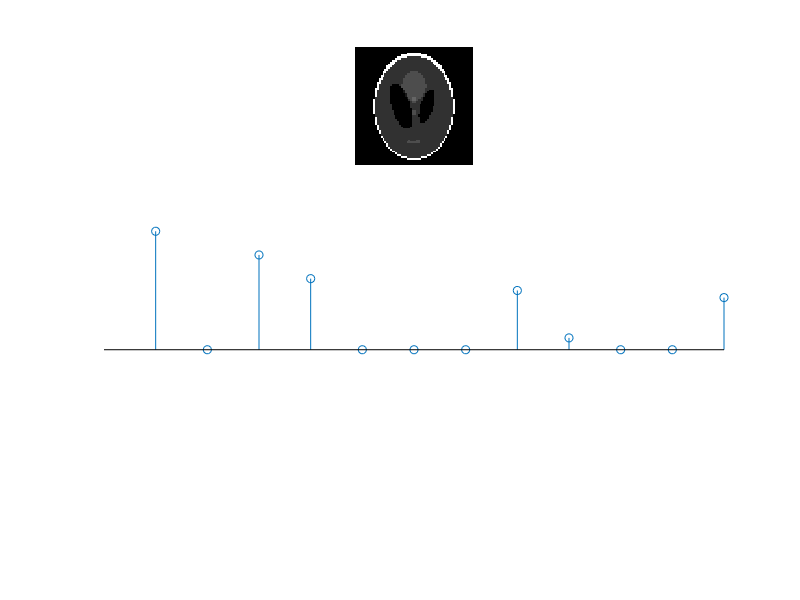

The MATLAB script that drew this image: (Note: this script raises an error after producing the figure.)
% phantom experiemnt Fluor imaging/unfolding 
% SPOT TOOLBOX 
addpath(genpath('/home/jschoormans/lood_storage/divi/Projects/cosart/Matlab_Collection/spot-master'))


%

%% model problem

rr = @(I) reshape(I,[64,64])

I=phantom(64);
figure(1); subplot(311); imshow(I);axis off;

Spectrum=[1,0,0.8,0.6,0, 0, 0,0.5,0.1 0 0 0.44]; 
% Spectrum=[1,0.2]; 

figure(1); subplot(312); stem(Spectrum);axis off;

A=opConvolve(64,64,Spectrum,[0 0],'cyclic') %cyclic/ truncated?
Ic=A*I(:);
figure(1); subplot(313);  imshow(rr(Ic)); axis off;


%% inverse im space
Ir=opInverse(A)*Ic(:);
figure(2); subplot(221); imshow(rr(Ir),[]); axis off; title('pseudo-inverse')

%% inverse; kspace

F=opDFT2(64,64,1);
K=F*A*I(:);
A2=F*A; 
A2I=opInverse(A2)

Klin=opInverse(A2)*K;
figure(2); subplot(222); imshow(rr(Klin),[]); axis off; title('inverse (linear recon) -kspace')


%% recon
CGI=nl_conjgrad_fluor(A,Ic,zeros(size(Ir)),200,I(:),0,64,64); 
figure(2); subplot(223); imshow(rr(abs(CGI)),[]); axis off; title('CG-image space')

%% recon in k-space (do spectrum shift in k-space, no need for FFT all the time??) 

CGK=nl_conjgrad_fluor(A2,K,zeros(size(K)),200,I(:),0,64,64); 
figure(2); subplot(224); imshow(rr(abs(CGK)),[]); axis off; title('CG-k space')

%%
%%%%%%%%%%%%%%%%%%%%%%%%%%%%%%%%%%%%%%%%%%%%%%%%%%%%%
% TWO SPECTRA FOR TWO IMAGES IN ONE KSPACE
rr2 = @(I) reshape(I,[64,128])

P1 = phantom([100,0.5,0.2,0.5,0.25,60], [64]);
P2 = phantom([80,0.2,0.5,-0.5,0.5,10], [64]);
P3 = phantom([80,0.045,0.1,-0.25,0.35,10], [64]);


P4 = phantom([80,0.3,0.2,0.5,-0.25,10], [64]);
P5 = phantom([50,0.3,0.3,-0.5,-0.5,10], [64]);

Image1=P1+P2+P3;
Image2=P4+P5;

figure(4); subplot(221);hold on ; imshow([Image1,Image2],[]); title('both oils')

Spectrum2=[1 0.8 0.2 0.77 0 0 0.2 0.21 0.22 0.23 0.25 0.3 0.1 0.12]; 

B=opConvolve(64,64,Spectrum2,[0 0],'cyclic') %cyclic/ truncated?

I_corrupt=A*Image1(:)+B*Image2(:);
figure(4); subplot(223); hold on; stem(Spectrum); stem(Spectrum2); hold off; axis off;
figure(4); subplot(222); imshow(rr(I_corrupt),[])

%%  SOLVE THE TWO - OILS PROBLEM

addpath(genpath('/home/jschoormans/lood_storage/divi/Projects/cosart/CS_simulations/Code/implementingTFOCS'))


S=[A,B]

% CG 
lambda=2
CGI2=nl_conjgrad_fluor(S,I_corrupt,(size([I_corrupt; I_corrupt])),200,[Image1(:); Image2(:)],lambda,64,128); 

figure(4); subplot(224); imshow(abs(rr2(CGI2)),[]); title('two reconstructed images (CG)')

%%
figure(5); 
imshow(rr(CGI2(1:4096,1))+rr(CGI2(4097:8192,1)),[])




















